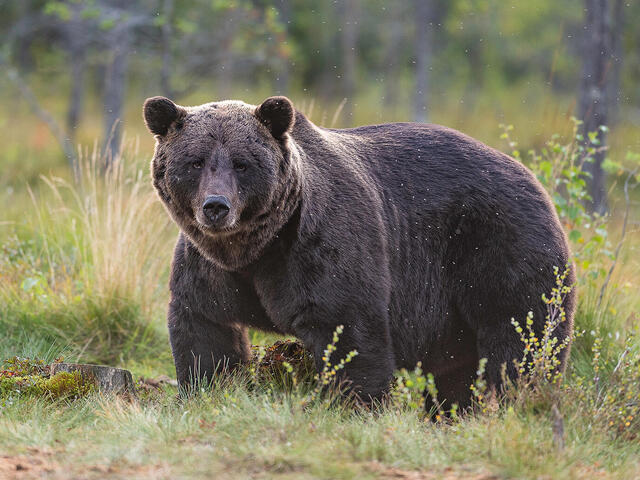
#> input picture Photo/bears.jpg, 640 x 480 px, found by its file name
$ python io_threshold.py
#> lines starting #> are read from the running program, lines starting #| are printed output that depends on the picture; after the words box and inside, x2 and y2 are one past the last pixel; in counts of white or black regions, pixels touching at a corner belong together
#convert a grayscale image into a binary image (black and white) by choosing a threshold value.


import cv2 as cv
import os

img = cv.imread(os.path.join('.','Photo','bears.jpg'))
#> img is the input picture: shape (480, 640, 3); mean B, G, R 96.3, 117.1, 121.2


img_gray = cv.cvtColor(img,cv.COLOR_BGR2GRAY)
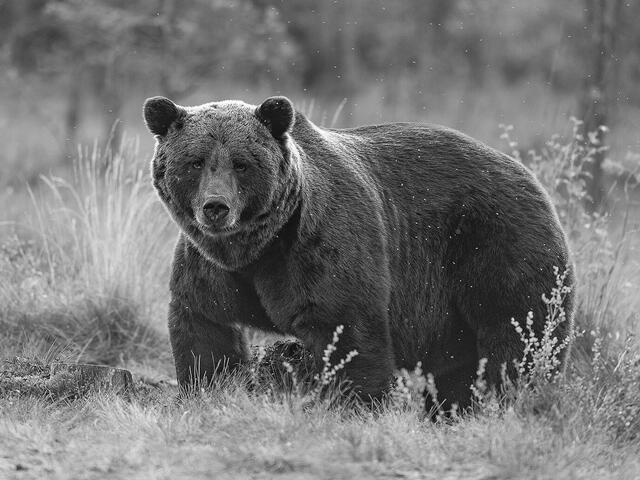
#> img_gray: shape (480, 640); min 1, max 255, mean 115.9
ret , thresh = cv.threshold(img_gray,80,255, cv.THRESH_BINARY)
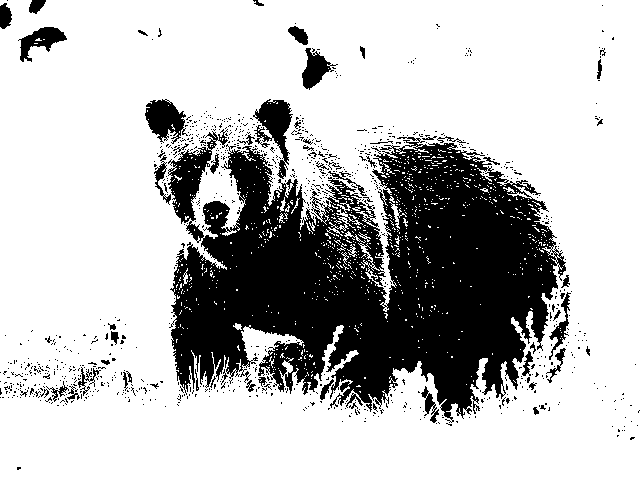
#> thresh: shape (480, 640); 74% white; 971 black regions (916 under 20 px), largest, box (x1, y1, x2, y2) and area: (168, 129, 566, 423) 69653, (253, 99, 293, 179) 1395, (145, 99, 188, 144) 1143
#Pixels > 80 → set to 255 (white)
#Pixels ≤ 80 → set to 0 (black)


thresh = cv.blur(thresh,(10,10))
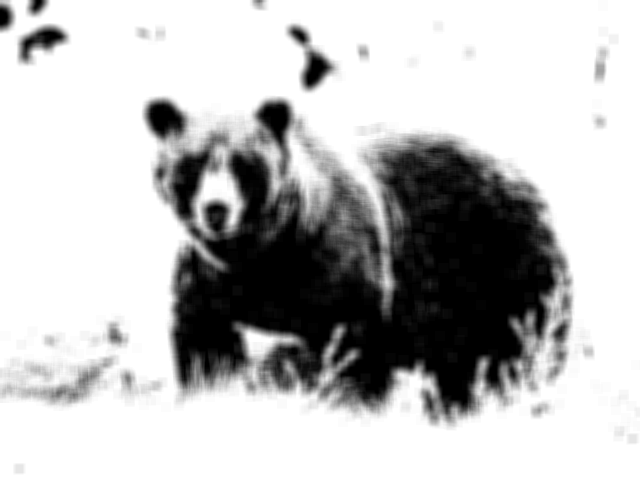
#> thresh: shape (480, 640); min 0, max 255, mean 188.8
ret , thresh = cv.threshold(thresh,80,255, cv.THRESH_BINARY)
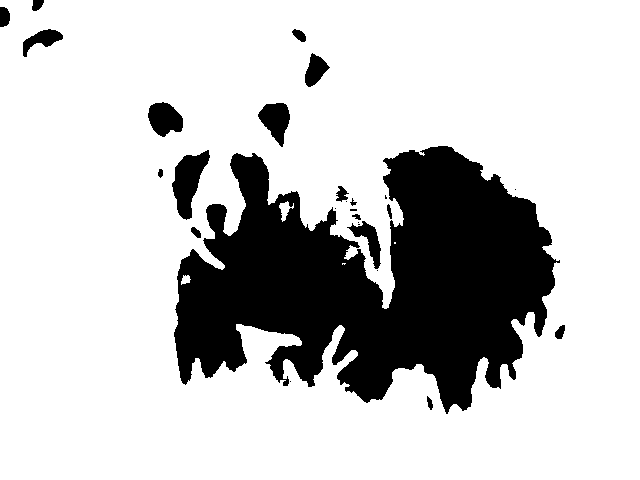
#> thresh: shape (480, 640); 78.3% white; 27 black regions (9 under 20 px), largest, box (x1, y1, x2, y2) and area: (174, 146, 560, 414) 61155, (172, 150, 210, 220) 1403, (148, 102, 183, 137) 868


cv.imshow('img_grey',img_gray)
cv.imshow('thresh',thresh)

#cv.imshow('img',img)
cv.waitKey(0)

$ run again, with Photo/basketballplayer.jpg copied over Photo/bears.jpg
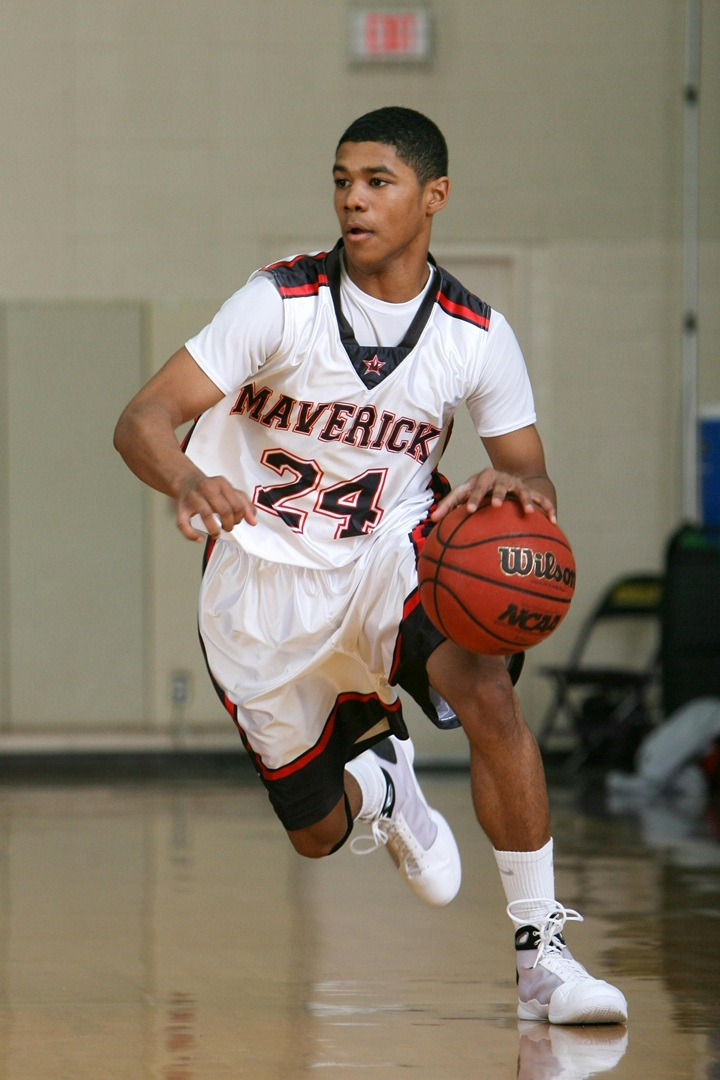
#> input picture Photo/basketballplayer.jpg, 720 x 1080 px, found by its file name
#> img is the input picture: shape (1080, 720, 3); mean B, G, R 108.9, 125.4, 136.4
#> `ret , thresh = cv.threshold(img_gray,80,255, cv.THRESH_BINARY)`:
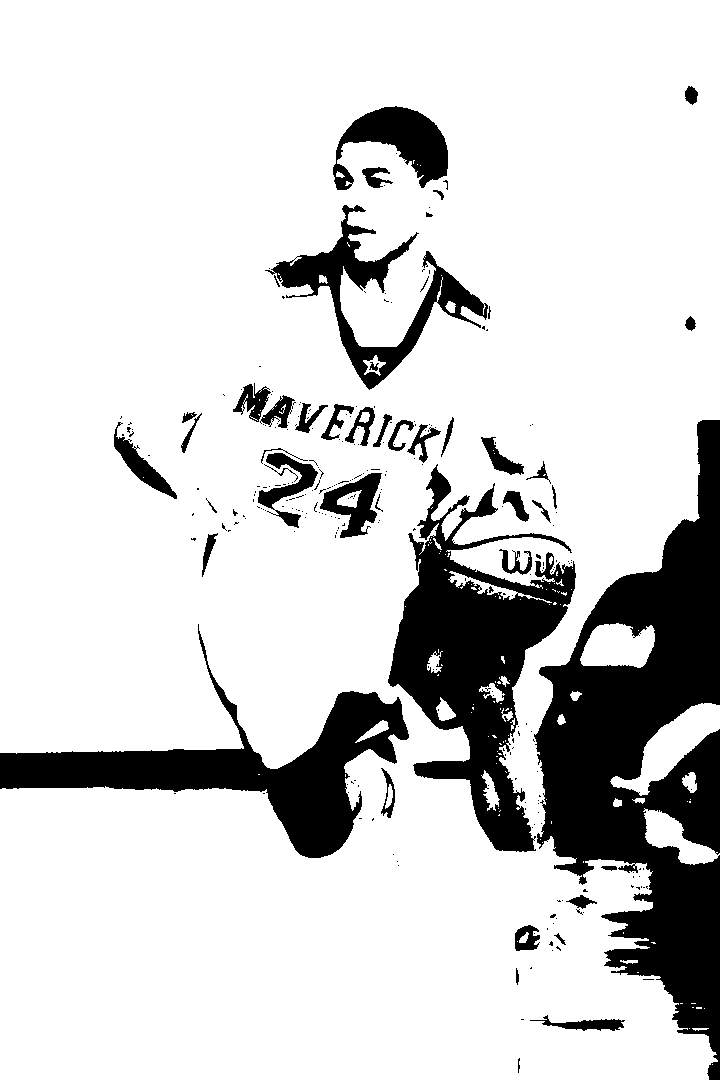
#> thresh: shape (1080, 720); 82.9% white; 275 black regions (227 under 20 px), largest, box (x1, y1, x2, y2) and area: (534, 420, 720, 1080) 56426, (388, 464, 576, 852) 28280, (0, 624, 409, 858) 21989
#> `ret , thresh = cv.threshold(thresh,80,255, cv.THRESH_BINARY)`:
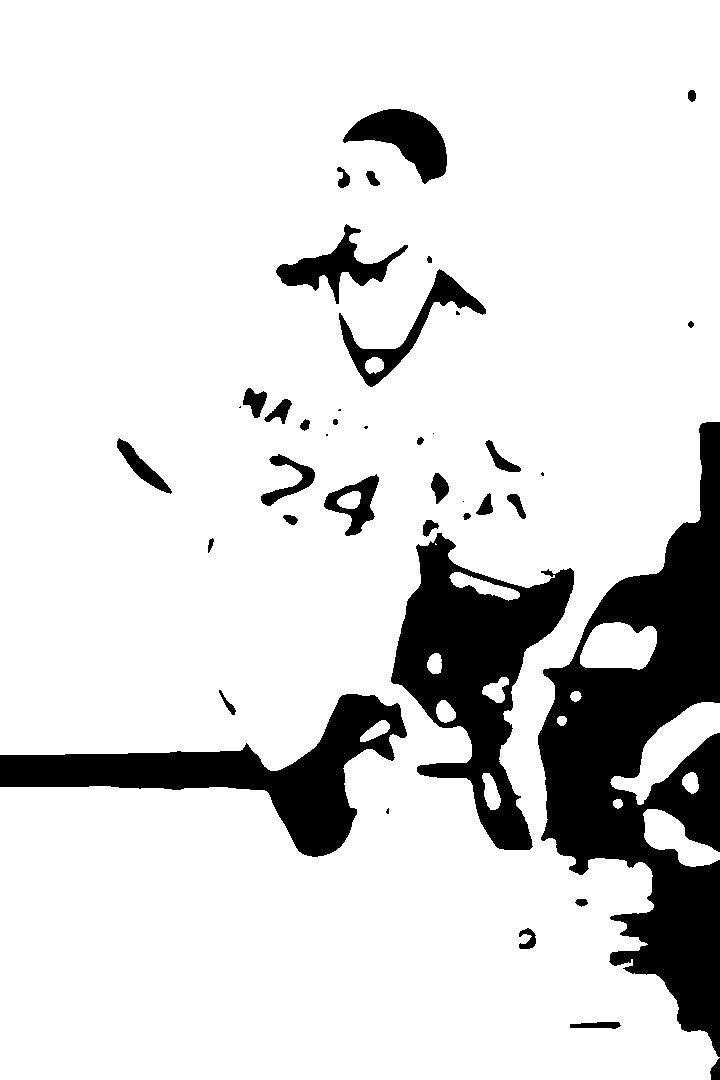
#> thresh: shape (1080, 720); 85.5% white; 41 black regions (9 under 20 px), largest, box (x1, y1, x2, y2) and area: (538, 422, 720, 1057) 52524, (391, 533, 574, 850) 23777, (0, 694, 407, 857) 19491

$ run again, with Photo/bird1.jpg copied over Photo/bears.jpg
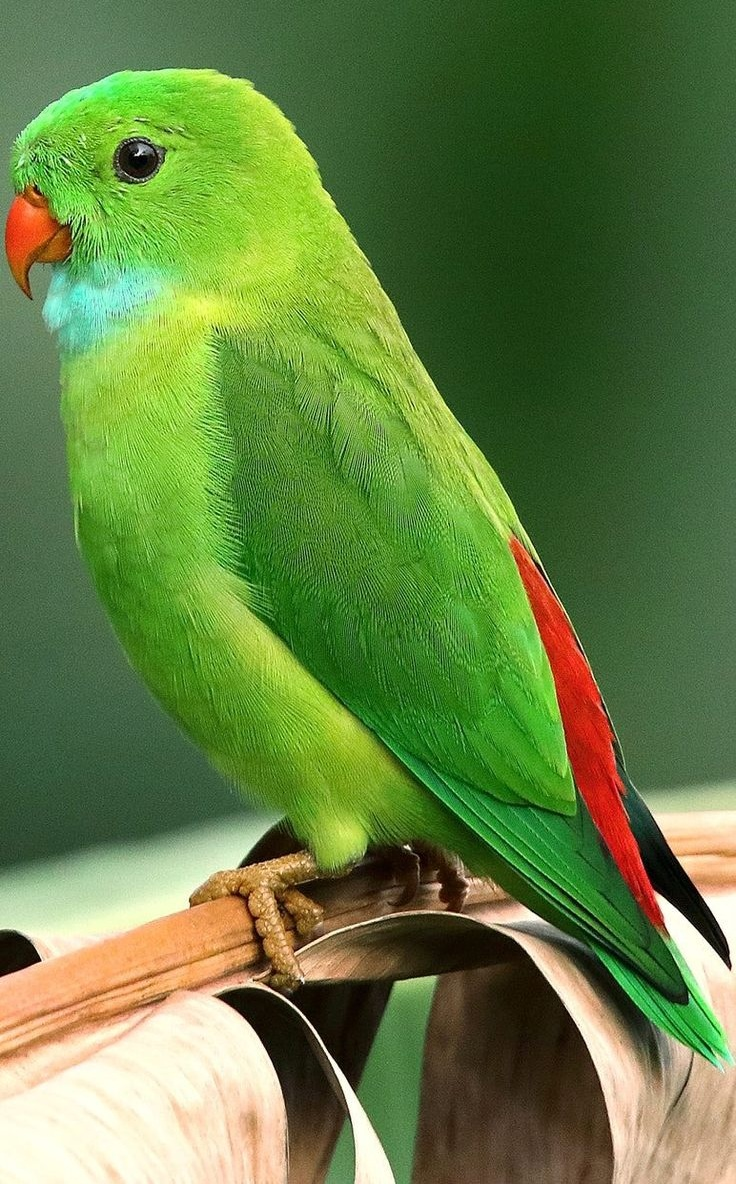
#> input picture Photo/bird1.jpg, 736 x 1184 px, found by its file name
#> img is the input picture: shape (1184, 736, 3); mean B, G, R 66.3, 127.9, 100.8
#> `ret , thresh = cv.threshold(img_gray,80,255, cv.THRESH_BINARY)`:
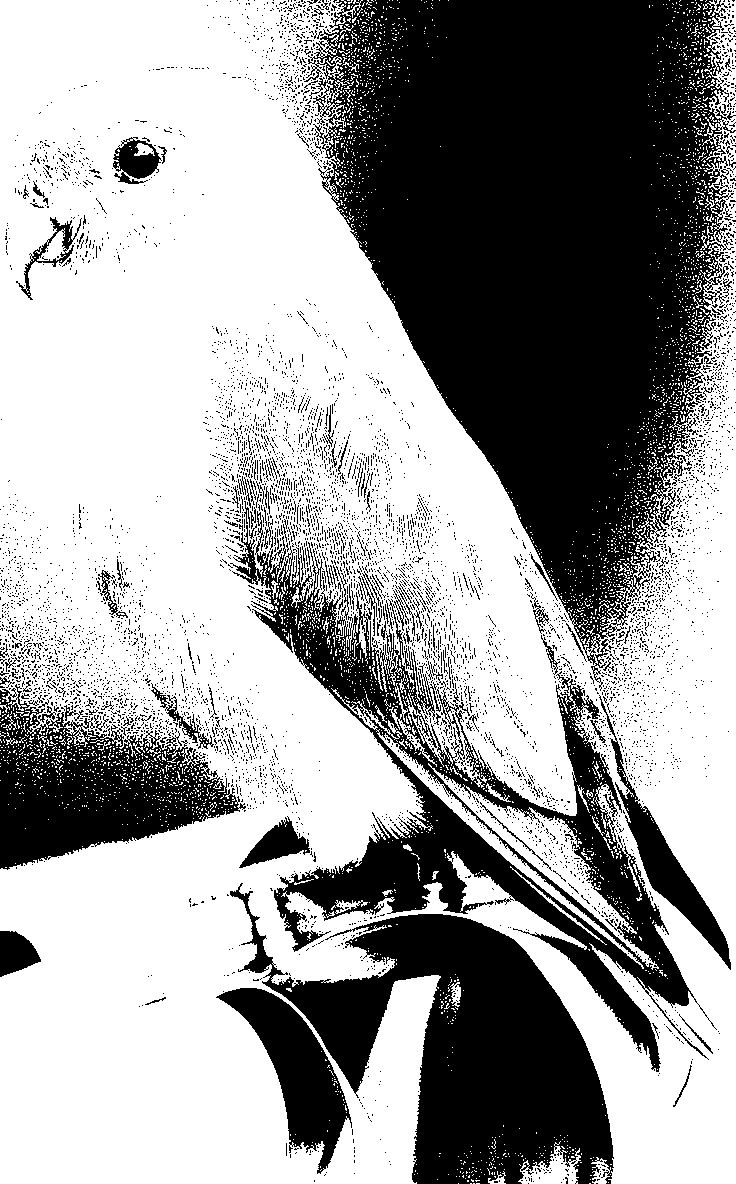
#> thresh: shape (1184, 736); 62% white; 6517 black regions (6374 under 20 px), largest, box (x1, y1, x2, y2) and area: (304, 0, 736, 691) 169501, (230, 883, 614, 1184) 49578, (230, 511, 717, 1072) 46723
#> `ret , thresh = cv.threshold(thresh,80,255, cv.THRESH_BINARY)`:
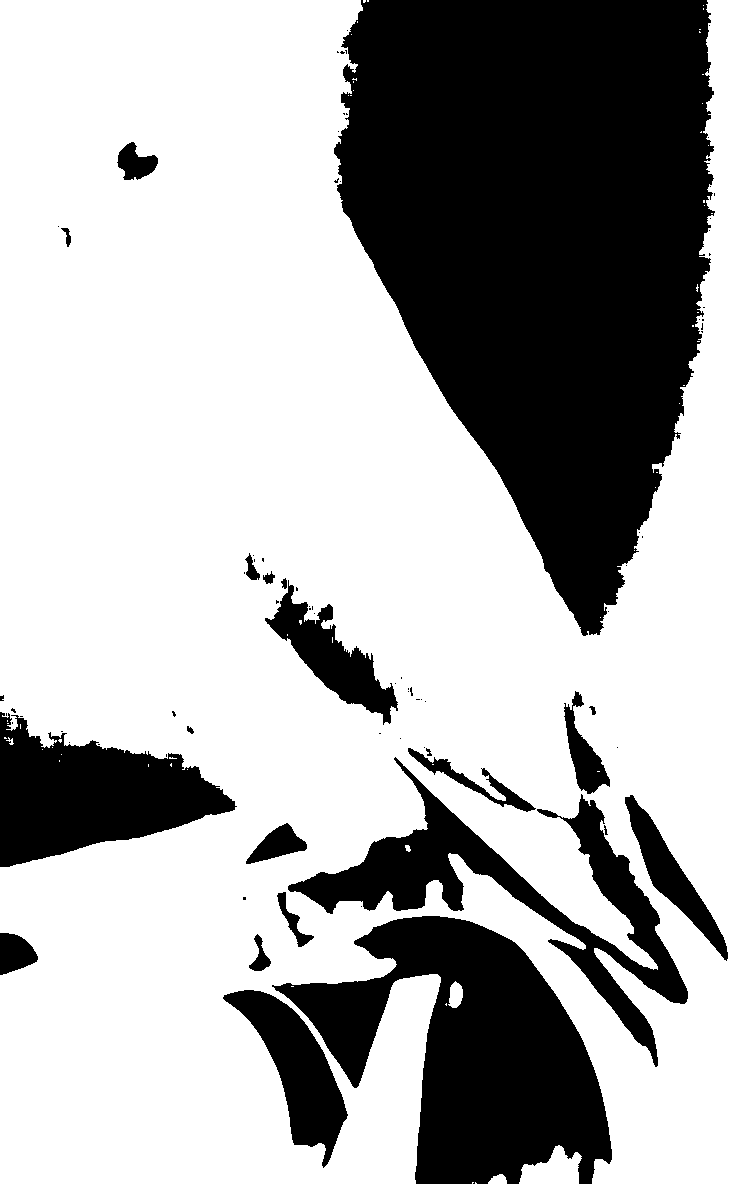
#> thresh: shape (1184, 736); 67.9% white; 82 black regions (60 under 20 px), largest, box (x1, y1, x2, y2) and area: (334, 0, 715, 636) 163595, (272, 916, 612, 1184) 46298, (288, 757, 688, 1067) 22658
